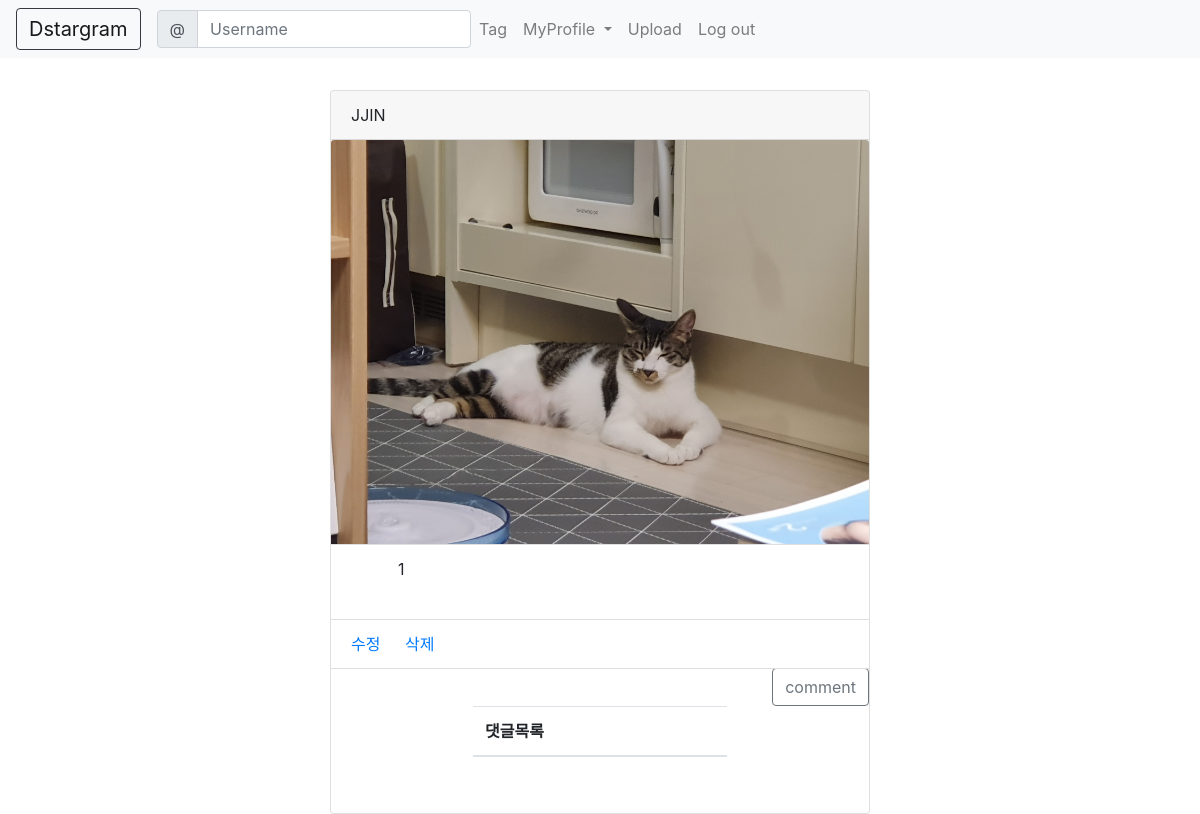
Screenshot of /detail/13/ (signed in) with the database file from the repository.
### photo/models.py (models this page shows, shortened)
class Photo(models.Model):
    author = models.ForeignKey(User, on_delete=models.CASCADE, related_name='photos')
    text = models.TextField(blank=True)
    image = models.ImageField(upload_to='timeline_photo/%Y/%m/%d')
    created = models.DateTimeField(auto_now_add=True)
    updated = models.DateTimeField(auto_now=True)
    like = models.ManyToManyField(User, related_name='like_post', blank=True)
    favorite = models.ManyToManyField(User, related_name='save_post', blank=True)
    class Meta:
        ordering = ['-created']

### photo/views.py (the view)
# urls.py: path('detail/<int:pk>/', PhotoDetail.as_view(), name='detail'),
class PhotoDetail(LoginRequiredMixin, DetailView):
    model = Photo
    template_name = 'photo/photo_detail.html'
    def photo_detail(request, photo_id):
        photo = Photo.objects.get(pk=photo_id)
        comment_form = CommentForm()
        comments = photo.comments.all()
        return render(request,
                      {'object': photo, 'comments': comments, 'comment_form': comment_form})

### photo/templates/photo/photo_detail.html (shortened to what this page needs)
{% extends 'base.html' %}
{% block content %}
<div class="row">
    <div class="col"></div>
    <div class="col-6">
        <div class="card" style="margin-top:2em;">
            <div class="card-header">
                {{object.author.username}}
            </div>
            <img src="{{object.image.url}}" class="card-img-top">
            <ul class="list-group list-group-flush">
                <li class="list-group-item">
                    <a href="{% url 'photo:like' object.id %}"
                       class="float-left btn-like {%if user in object.like.all%}active{%endif%}">Like</a>
                    {% if object.like.all.count %}
                    <span class="float-left">{{object.like.all.count}}</span>
                    {% endif %}
                    <a href="{% url 'photo:favorite' object.id %}"
                       class="float-right btn-save {%if user in object.favorite.all%}active{%endif%}">Save</a>
                </li>
                <li class="list-group-item">
                    <a href="{% url 'photo:update' object.id %}" class="card-link">수정</a>
                    <a href="{% url 'photo:delete' object.id %}" class="card-link">삭제</a>
                </li>
                <form action="{% url 'photo:comment_create' object.id %}" method="post" id="comment_form">
                    <input type="submit" value="comment" class="btn btn-outline-secondary float-right">
                </form>
                <div id="docs_comment_list_area">
                    {% include 'photo/comment_list.html' %}
                </div>
            </ul>
            <div class="card-body">
            </div>
        </div>
    </div>
    <div class="col"></div>
</div>
{% endblock %}

### rows the page displays
Photo: author.username "JJIN", image (picture), like.all.count "1"
